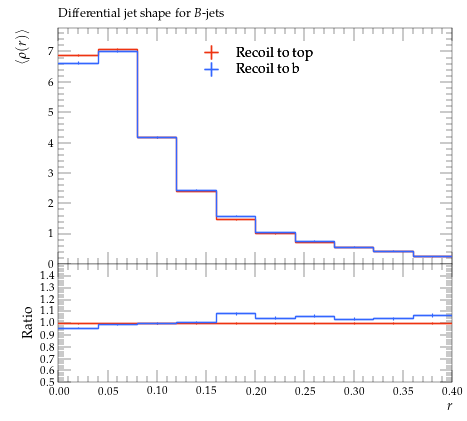

This figure's Python source:
#! /usr/bin/env python

# This Python script was auto-generated using YODA v2.0.2.
# Analysis object: /MC_HFDECAYS/avg_rho_B_jet
# Timestamp: 31-07-2026 (13:13:53)

import matplotlib as mpl
import matplotlib.pyplot as plt
mpl.use('Agg') # comment out for interactive use
import os
import numpy as np

plotDir = os.path.split(os.path.realpath(__file__))[0]
if 'YODA_USER_PLOT_PATH' in globals():
    plot_outdir = globals()['YODA_USER_PLOT_PATH']
else:
    plot_outdir = plotDir

#plot style
plt.style.use(os.path.join(plotDir, '../default.mplstyle'))
# plot metadata
figW, figH = plt.rcParams['figure.figsize']
ax_xLabel = r'$r$'
ax_yLabel = r'$\langle\rho(r)\rangle$'
ax_title  = r'Differential jet shape for $B$-jets'
ax_xScale = 'linear'
ax_yScale = 'linear'
xLims = (0.0, 0.4)
yLims = (0.0, 7.779393600000001)

# TeX-friendly labels for the legend
labels = {
    'legend' : ([ r"Recoil to top", r"Recoil to b" ], r""),
}

# Adjust canvas width and height
canvasW = 10.0
canvasH = 9.0
figW *= canvasW/10.
figH *= canvasH/9.

# Create figure and axis objects
fig, (ax, ratio0_ax) = plt.subplots(2, 1, sharex=True,
                  figsize=(figW,figH), gridspec_kw={'height_ratios': (6.0, 3.0)})

# Set figure margins
plt.subplots_adjust(
    left   = 1.0 * plt.rcParams['figure.subplot.left'],
    right  = 1.0 * plt.rcParams['figure.subplot.right'],
    top    = 1.0 * plt.rcParams['figure.subplot.top'],
    bottom = 1.0 * plt.rcParams['figure.subplot.bottom'])

ratio0_ax.yaxis.set_major_locator(mpl.ticker.MultipleLocator(0.1))
ratio0_ax.set_ylim(0.5, 1.4999)
ratio0_ax.set_ylabel('Ratio')

# the numerical data is stored in a separate file
dataf = dict()
prefix = os.path.split(__file__)[0]
if prefix:    prefix = prefix + '/'
exec(open(prefix+'avg_rho_B_jet__data.py').read(), dataf)


legend_handles = dict() # keep track of handles for the legend

# style options for curves
# starts at zorder>=5 to draw curve on top of legend
styles = {
  'recoil_t': {
    'color' : '#EE3311',
    'linestyle' : '-',
    'linewidth' : 1,
    'marker' : 'none',
    'markersize' : 2,
    'capsize' : 0.0,
    'zorder' : 5,
    'histstyle' : 1,
    'drawstyle' : 'steps-pre',
    'xerrorbars' : 1,
    'yerrorbars' : 1,
    'fillcolor' : None,
    'fillopacity' : 1.0,
    'ratio0_linestyle' : '-',
    'ratio0_linewidth' : 1,
    'ratio0_marker' : 'none',
    'ratio0_markersize' : 2,
    'ratio0_capsize' : 0.0,
    'ratio0_zorder' : 5,
    'ratio0_histstyle' : 1,
    'ratio0_drawstyle' : 'steps-pre',
    'ratio0_xerrorbars' : 1,
    'ratio0_yerrorbars' : 1,
  },
  'recoil_b': {
    'color' : '#3366FF',
    'linestyle' : '-',
    'linewidth' : 1,
    'marker' : 'none',
    'markersize' : 2,
    'capsize' : 0.0,
    'zorder' : 6,
    'histstyle' : 1,
    'drawstyle' : 'steps-pre',
    'xerrorbars' : 1,
    'yerrorbars' : 1,
    'fillcolor' : None,
    'fillopacity' : 1.0,
    'ratio0_linestyle' : '-',
    'ratio0_linewidth' : 1,
    'ratio0_marker' : 'none',
    'ratio0_markersize' : 2,
    'ratio0_capsize' : 0.0,
    'ratio0_zorder' : 6,
    'ratio0_histstyle' : 1,
    'ratio0_drawstyle' : 'steps-pre',
    'ratio0_xerrorbars' : 1,
    'ratio0_yerrorbars' : 1,
  },
}

# curve from input yoda files in main panel
for label, yvals in dataf['yvals'].items():
    if all(np.isnan(v) for v in dataf['yvals'][label]):
        continue
    tmp = None
    if styles[label]['histstyle']: # draw as histogram
        xpos = dataf['xedges'][label] if styles[label]['drawstyle'] else dataf['xpoints'][label]
        ypos = np.insert(yvals, 0, yvals[0]) if styles[label]['drawstyle'] else yvals
        if styles[label]['fillcolor']: # fill area below curve
            ax.fill_between(xpos, ypos, step='pre',
                            color=styles[label]['fillcolor'],
                            alpha=styles[label]['fillopacity'])
        tmp, = ax.plot(xpos, ypos,
                       color=styles[label]['color'],
                       linestyle=styles[label]['linestyle'],
                       linewidth=styles[label]['linewidth'],
                       drawstyle=styles[label]['drawstyle'], solid_joinstyle='miter',
                       zorder=styles[label]['zorder'], label=label)
    tmp = ax.errorbar(dataf['xpoints'][label], yvals,
                      xerr=np.array(dataf['xerrs'][label])*styles[label]['xerrorbars'],
                      yerr=np.array(dataf['yerrs'][label])*styles[label]['yerrorbars'],
                      fmt=styles[label]['marker'], capsize=styles[label]['capsize'],
                      markersize=styles[label]['markersize'],
                      ecolor=styles[label]['color'],
                      color=styles[label]['color'], zorder=styles[label]['zorder'])
    tmp[-1][0].set_linestyle(styles[label]['linestyle'])
    tmp[-1][0].set_linewidth(styles[label]['linewidth'])
    if label in dataf['add_legend_handle']:  legend_handles[label] = tmp
    for varLabel in dataf['variation_yvals'].keys():
        if varLabel.startswith(label):
            tmp, = ax.plot(dataf['xedges'][label], dataf['variation_yvals'][varLabel],
                           color=styles[label]['color'],
                           linestyle=styles[label]['linestyle'],
                           linewidth=styles[label]['linewidth'],
                           drawstyle='steps-pre', solid_joinstyle='miter',
                           zorder=styles[label]['zorder'], alpha=0.5)


# plots on ratio panel
# curve from input yoda files in ratio panel
for label, yvals in dataf['ratio0_yvals'].items():
    if all(np.isnan(v) for v in yvals):
        continue
    if styles[label]['ratio0_histstyle']: # plot as histogram
        xpos = dataf['xedges']['recoil_t'] if styles[label]['ratio0_drawstyle'] else dataf['xpoints']['recoil_t']
        ypos = np.insert(yvals, 0, yvals[0]) if styles[label]['ratio0_drawstyle'] else yvals
        ratio0_ax.plot(xpos, ypos,
                       color=styles[label]['color'],
                       linewidth=styles[label]['linewidth'],
                       linestyle=styles[label]['ratio0_linestyle'],
                       drawstyle=styles[label]['ratio0_drawstyle'], zorder=styles[label]['zorder'],
                       solid_joinstyle='miter')
    tmp = ratio0_ax.errorbar(dataf['xpoints']['recoil_t'], yvals,
                             xerr=np.array(dataf['ref_xerrs'])*styles[label]['ratio0_xerrorbars'],
                             yerr=np.array(dataf['ratio0_yerrs'][label])*styles[label]['ratio0_yerrorbars'],
                             fmt=styles[label]['ratio0_marker'], capsize=styles[label]['ratio0_capsize'],
                             markersize=styles[label]['ratio0_markersize'],
                             ecolor=styles[label]['color'],
                             color=styles[label]['color'])
    tmp[-1][0].set_linestyle(styles[label]['ratio0_linestyle'])
    tmp[-1][0].set_linewidth(styles[label]['ratio0_linewidth'])

    for varlabel in dataf['ratio0_variation_vals'].keys():
        if varlabel.startswith(label):
            ratio0_ax.plot(dataf['xedges']['recoil_t'],
                            dataf['ratio0_variation_vals'][varlabel],
                            color=styles[label]['color'],
                            linestyle=styles[label]['linestyle'],
                            linewidth=styles[label]['linewidth'],
                            drawstyle='steps-pre', solid_joinstyle='miter',
                            zorder=1, alpha=0.5)

legend_items = list(legend_handles.values())
ax.add_artist(ax.legend(legend_items,
                        labels['legend'][0],
                        title=labels['legend'][1],
                        alignment='left',
                        loc='upper center',
                        bbox_to_anchor=(0.5, 0.97)))

# set plot metadata as defined above
ratio0_ax.set_xlabel(ax_xLabel)
ratio0_ax.xaxis.set_label_coords(1., -0.15)
ax.set_ylabel(ax_yLabel, ha='right', va='top')
ax.yaxis.set_label_coords(-0.11, 1.0)
ax.set_title(ax_title, loc='left')
ax.set_xscale(ax_xScale)
ax.set_yscale(ax_yScale)
ax.set_xlim(xLims)
ax.set_ylim(yLims)

# tick formatting
plt.rcParams['xtick.top'] = True
plt.rcParams['ytick.right'] = True
fig.align_ylabels((ax, ratio0_ax))
plt.savefig(os.path.join(plot_outdir, 'avg_rho_B_jet.pdf'), format='PDF')
plt.savefig(os.path.join(plot_outdir, 'avg_rho_B_jet.png'), format='PNG')

plt.close(fig)
